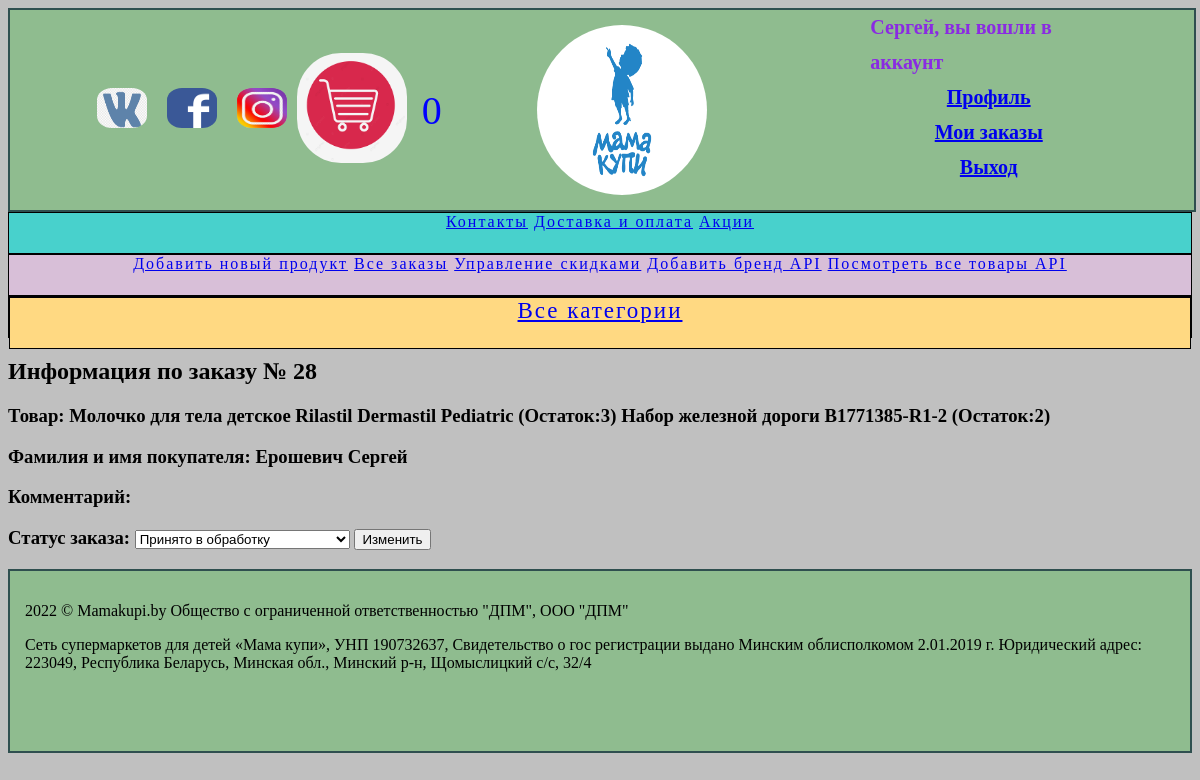
Page /order_details/28/ (signed in) on the earlier database version.
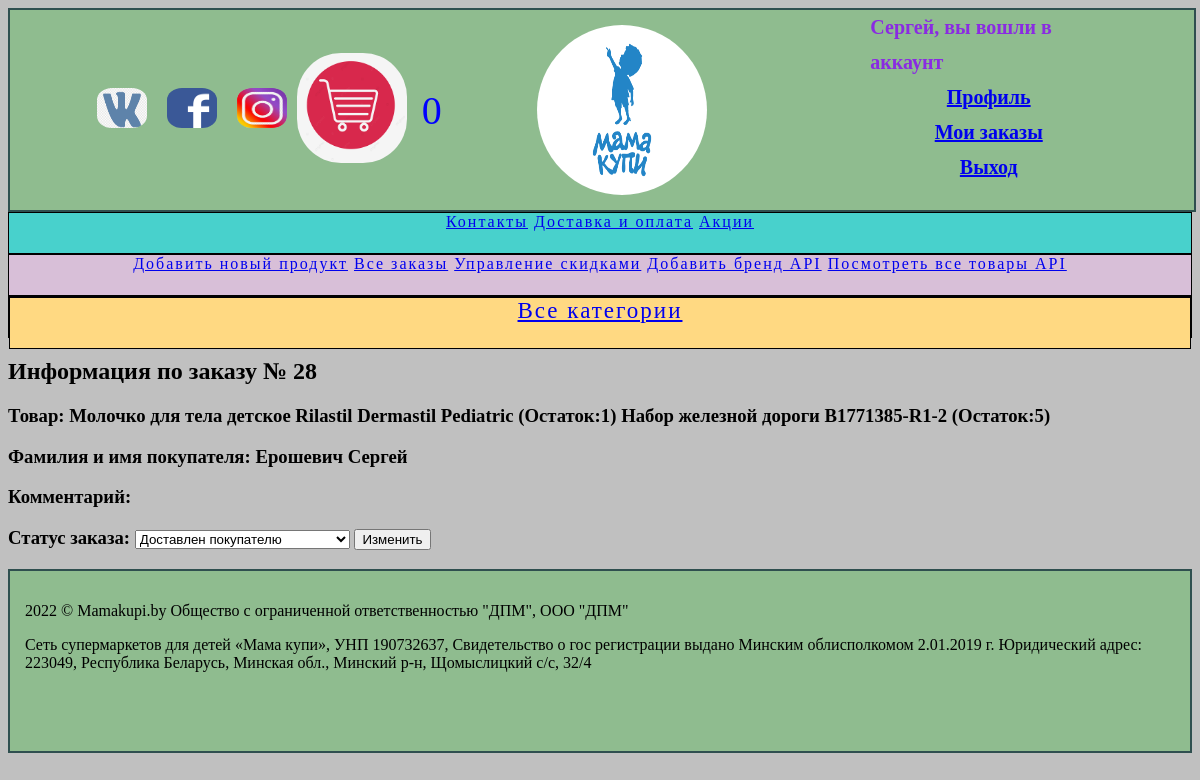
Same page on the later database version.
### main/models.py (models this page shows, shortened)
class Product(models.Model):
    name = models.CharField(max_length=200, db_index=True)
    slug = AutoSlugField(max_length=200, db_index=True, populate_from='name')
    category = models.ForeignKey(Category, related_name='products', on_delete=models.CASCADE)
    brand = models.ForeignKey(Brand, related_name='brands', on_delete=models.CASCADE, null=True)
    price = models.DecimalField(max_digits=6, decimal_places=2)
    discount = models.BooleanField(default=False)
    sale = models.DecimalField(default=1, decimal_places=2, max_digits=3)
    country = models.CharField(max_length=50, db_index=True)
    description = models.TextField(blank=True)
    full_description = models.TextField(blank=True)
    stock = models.PositiveIntegerField()
    available = models.BooleanField(default=True)
    created = models.DateTimeField(auto_now_add=True)
    updated = models.DateTimeField(auto_now=True)
    rating = models.FloatField(null=True, blank=True)
    cost_price = models.DecimalField(max_digits=6, decimal_places=2, default=0)
    def __str__(self):
        return self.name
    class Meta:
        ordering=('name',)
        index_together = (('id','slug'),)

### main/views.py (the view)
# urls.py: path('order_details/<order_id>/', order_details, name='order_details'),
def order_details(request, order_id):
    order = Order.objects.get(id=order_id)
    form = StatusForm(initial={'status': order.status})
    if request.method == 'POST':
        order.status = request.POST['status']
        order.save()
        return redirect(f'/order_details/{order_id}/')
    context = {'order':order, 'form': form}
    return render(request, 'order_details.html', context)

### main/forms.py
class StatusForm(forms.ModelForm):
    class Meta:
        model = Order
        fields = ('status',)

### cart/cart.py (called while the page is built)
    def __len__(self):
        return sum(item['quantity'] for item in self.cart.values())

### cart/context_processors.py (called while the page is built)
def cart(request):
    return {'cart': Cart(request)}

### main/templates/order_details.html (shortened to what this page needs)
{% extends "main.html" %}
{% block content %}
<body>
<h2>Информация  по заказу № {{order.id}}</h2>
<h3>Товар: {% for products in order.products.all %} {{products}} (Остаток:{{products.stock}}) {% endfor %}</h3>
<h3>Фамилия  и имя покупателя: {{order.buyer.last_name}} {{order.buyer.first_name}}</h3>
<h3>Комментарий: {{order.comment}}</h3>
<h3><form action="" method="post">
        {{form}}
        <button>Изменить</button>
    </form></h3>
</body>
{% endblock %}>

Differences in the rows shown:
changed Product "Молочко для тела детское Rilastil Dermastil Pediatric": stock "3" → "1"
changed Product "Набор железной дороги B1771385-R1-2": stock "2" → "5"
Other differences:
form field status: "Принято в обработку" → "Доставлен покупателю"
